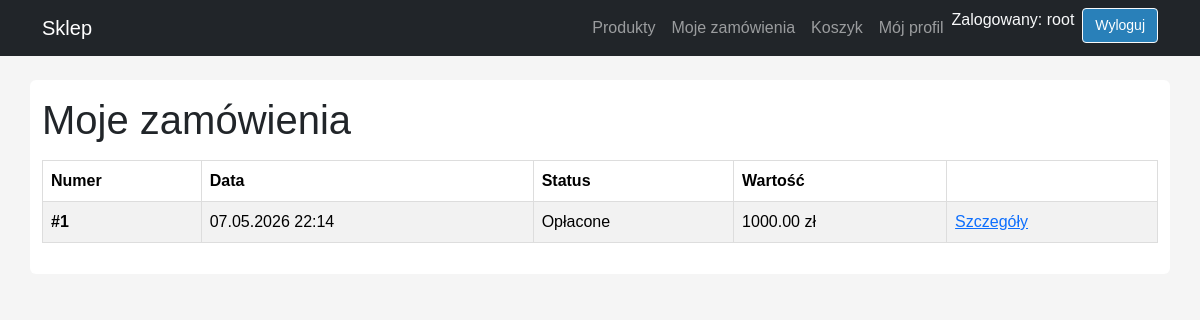
/konto/zamowienia/ (signed in), run on the app's committed database.
### sklep_aplikacja/models.py (models this page shows, shortened)
class Zamowienie(models.Model):
    STATUSY = [
        ("nowe", "Nowe"),
        ("oplacone", "Opłacone"),
        ("wyslane", "Wysłane"),
        ("zrealizowane", "Zrealizowane"),
        ("anulowane", "Anulowane"),
    ]
    klient = models.ForeignKey(Klient, on_delete=models.PROTECT, related_name="zamowienia")
    data_zamowienia = models.DateTimeField(auto_now_add=True)
    status = models.CharField(max_length=20, choices=STATUSY, default="nowe")
    adres_dostawy = models.CharField(max_length=255)
    wartosc_zamowienia = models.DecimalField(
        max_digits=10,
        decimal_places=2,
        default=0,
        validators=[MinValueValidator(0)],
    )

### sklep_aplikacja/views.py (the view)
# urls.py: path("konto/zamowienia/", views.historia_zamowien, name="historia_zamowien"),
@login_required
def historia_zamowien(request):
    klient = get_object_or_404(Klient, uzytkownik=request.user)
    zamowienia = Zamowienie.objects.filter(klient=klient).order_by("-data_zamowienia")
    return render(request, "sklep_aplikacja/historia_zamowien.html", {
        "zamowienia": zamowienia,
    })

### sklep_aplikacja/templates/sklep_aplikacja/historia_zamowien.html (shortened to what this page needs)
{% extends "sklep_aplikacja/bazowy.html" %}
{% block content %}
    <h1>Moje zamówienia</h1>
    {% if zamowienia %}
        <table class="table table-striped">
            <thead>
                <tr>
                    <th scope="col">Numer</th>
                    <th scope="col">Data</th>
                    <th scope="col">Status</th>
                    <th scope="col">Wartość</th>
                    <th scope="col"><span class="visually-hidden">Akcje</span></th>
                </tr>
            </thead>
            <tbody>
                {% for z in zamowienia %}
                    <tr>
                        <th scope="row">#{{ z.id }}</th>
                        <td>{{ z.data_zamowienia|date:"d.m.Y H:i" }}</td>
                        <td>{{ z.get_status_display }}</td>
                        <td>{{ z.wartosc_zamowienia }} zł</td>
                        <td>
                            <a href="{% url 'szczegoly_zamowienia' z.id %}">
                                Szczegóły <span class="visually-hidden">zamówienia #{{ z.id }}</span>
                            </a>
                        </td>
                    </tr>
                {% endfor %}
            </tbody>
        </table>
    {% else %}
        <p>Nie masz jeszcze żadnych zamówień.</p>
        <p><a href="{% url 'lista_produktow' %}">Zobacz produkty →</a></p>
    {% endif %}
{% endblock %}

### sklep_aplikacja/templates/sklep_aplikacja/includes/menu.html (shortened to what this page needs)
<nav class="navbar navbar-expand-lg navbar-dark bg-dark mb-4">
  <div class="container">
    <a class="navbar-brand" href="{% url 'strona_glowna' %}">Sklep</a>
    <ul class="navbar-nav ms-auto">
      <li class="nav-item">
        <a class="nav-link" href="{% url 'lista_produktow' %}">Produkty</a>
      </li>
      {% if user.is_authenticated %}
        <li class="nav-item">
            <a class="nav-link" href="{% url 'historia_zamowien' %}">Moje zamówienia</a>
        </li>
        <li class="nav-item">
        <a class="nav-link" href="{% url 'koszyk' %}">Koszyk</a>
        </li>
        <li class="nav-item">
        <a class="nav-link" href="{% url 'panel_klienta' %}">Mój profil</a>
        </li>
        <li class="nav-item">
          <span class="navbar-text text-light me-2">
            Zalogowany: {{ user.username }}
          </span>
        </li>
        <li class="nav-item">
          <form method="post" action="{% url 'logout' %}" class="d-inline">
            <button type="submit" class="btn btn-outline-light btn-sm">Wyloguj</button>
          </form>
        </li>
      {% else %}
        <li class="nav-item">
          <a class="nav-link" href="{% url 'login' %}">Zaloguj się</a>
        </li>
      {% endif %}
    </ul>
  </div>
</nav>

### sklep_aplikacja/static/sklep_aplikacja/style.css (style rules this page uses)
body { font-family: Arial, sans-serif; margin: 0; padding: 0; background: #f5f5f5; }
table { width: 100%; border-collapse: collapse; margin: 1em 0; }
table th, table td { padding: 8px; border: 1px solid #ddd; text-align: left; }
table th { background: #ecf0f1; }
.btn { background: #2980b9; color: white; padding: 6px 12px; border-radius: 4px; text-decoration: none; display: inline-block; }

### data on the page
Zamowienie: id "1", data_zamowienia "07.05.2026 22:14", status "Opłacone", wartosc_zamowienia "1000.00"

### other printed values
{{ user.username }} "root"
